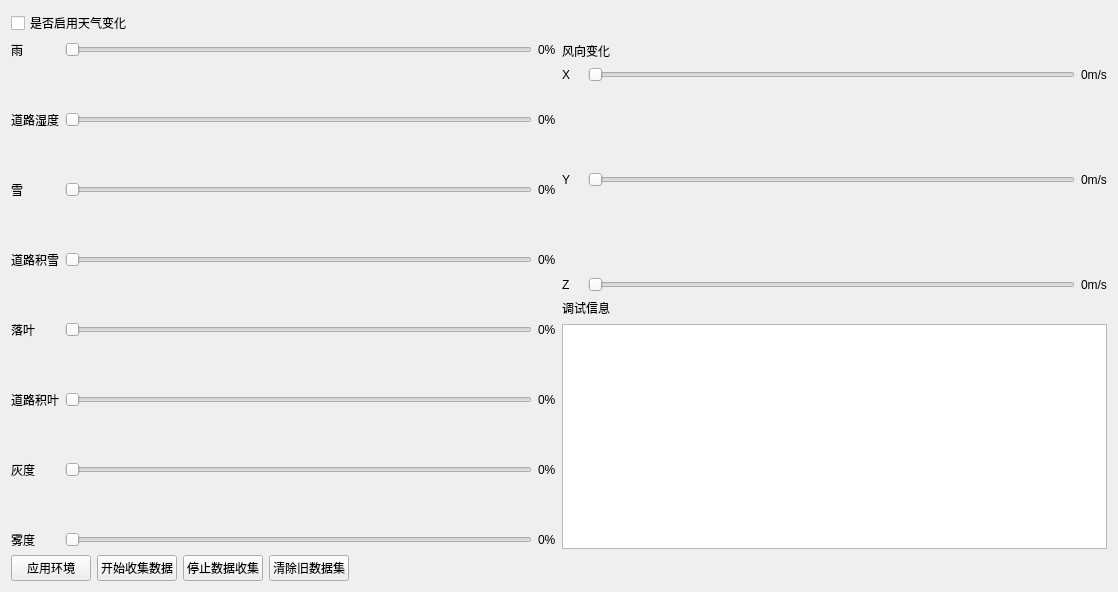
     <widget class="QWidget" name="tab_1">
      <attribute name="title">
       <string>生成仿真数据</string>
      </attribute>
      <layout class="QVBoxLayout" name="verticalLayout_5">
       <item>
        <layout class="QHBoxLayout" name="horizontalLayout_17">
         <item>
          <widget class="QCheckBox" name="boolweather">
           <property name="text">
            <string>是否启用天气变化</string>
           </property>
          </widget>
         </item>
         <item>
          <spacer name="horizontalSpacer_4">
           <property name="orientation">
            <enum>Qt::Horizontal</enum>
           </property>
           <property name="sizeHint" stdset="0">
            <size>
             <width>808</width>
             <height>20</height>
            </size>
           </property>
          </spacer>
         </item>
        </layout>
       </item>
       <item>
        <layout class="QHBoxLayout" name="horizontalLayout_16">
         <item>
          <layout class="QFormLayout" name="formLayout">
           <item row="0" column="0">
            <widget class="QLabel" name="label1">
             <property name="text">
              <string>雨</string>
             </property>
            </widget>
           </item>
           <item row="0" column="1">
            <layout class="QHBoxLayout" name="horizontalLayout_2">
             <item>
              <widget class="QSlider" name="horizontalSlider_1">
               <property name="orientation">
                <enum>Qt::Horizontal</enum>
               </property>
              </widget>
             </item>
             <item>
              <widget class="QLabel" name="label_rain_1">
               <property name="text">
                <string>0%</string>
               </property>
              </widget>
             </item>
            </layout>
           </item>
           <item row="1" column="0">
            <spacer name="verticalSpacer">
             <property name="orientation">
              <enum>Qt::Vertical</enum>
             </property>
             <property name="sizeHint" stdset="0">
              <size>
               <width>20</width>
               <height>40</height>
              </size>
             </property>
            </spacer>
           </item>
           <item row="2" column="0">
            <widget class="QLabel" name="label2">
             <property name="text">
              <string>道路湿度</string>
             </property>
            </widget>
           </item>
           <item row="2" column="1">
            <layout class="QHBoxLayout" name="horizontalLayout_3">
             <item>
              <widget class="QSlider" name="horizontalSlider_2">
               <property name="orientation">
                <enum>Qt::Horizontal</enum>
               </property>
              </widget>
             </item>
             <item>
              <widget class="QLabel" name="label_rain_2">
               <property name="text">
                <string>0%</string>
               </property>
              </widget>
             </item>
            </layout>
           </item>
           <item row="3" column="0">
            <spacer name="verticalSpacer_2">
             <property name="orientation">
              <enum>Qt::Vertical</enum>
             </property>
             <property name="sizeHint" stdset="0">
              <size>
               <width>20</width>
               <height>40</height>
              </size>
             </property>
            </spacer>
           </item>
           <item row="4" column="0">
            <widget class="QLabel" name="label3">
             <property name="text">
              <string>雪</string>
             </property>
            </widget>
           </item>
           <item row="4" column="1">
            <layout class="QHBoxLayout" name="horizontalLayout_4">
             <item>
              <widget class="QSlider" name="horizontalSlider_3">
               <property name="orientation">
                <enum>Qt::Horizontal</enum>
               </property>
              </widget>
             </item>
             <item>
              <widget class="QLabel" name="label_rain_3">
               <property name="text">
                <string>0%</string>
               </property>
              </widget>
             </item>
            </layout>
           </item>
           <item row="5" column="0">
            <spacer name="verticalSpacer_3">
             <property name="orientation">
              <enum>Qt::Vertical</enum>
             </property>
             <property name="sizeHint" stdset="0">
              <size>
               <width>20</width>
               <height>40</height>
              </size>
             </property>
            </spacer>
           </item>
           <item row="6" column="0">
            <widget class="QLabel" name="label4">
             <property name="text">
              <string>道路积雪</string>
             </property>
            </widget>
           </item>
           <item row="6" column="1">
            <layout class="QHBoxLayout" name="horizontalLayout_5">
             <item>
              <widget class="QSlider" name="horizontalSlider_4">
               <property name="orientation">
                <enum>Qt::Horizontal</enum>
               </property>
              </widget>
             </item>
             <item>
              <widget class="QLabel" name="label_rain_4">
               <property name="text">
                <string>0%</string>
               </property>
              </widget>
             </item>
            </layout>
           </item>
           <item row="8" column="0">
            <widget class="QLabel" name="label5">
             <property name="text">
              <string>落叶</string>
             </property>
            </widget>
           </item>
           <item row="8" column="1">
            <layout class="QHBoxLayout" name="horizontalLayout_6">
             <item>
              <widget class="QSlider" name="horizontalSlider_5">
               <property name="orientation">
                <enum>Qt::Horizontal</enum>
               </property>
              </widget>
             </item>
             <item>
              <widget class="QLabel" name="label_rain_5">
               <property name="text">
                <string>0%</string>
               </property>
              </widget>
             </item>
            </layout>
           </item>
           <item row="10" column="0">
            <widget class="QLabel" name="label6">
             <property name="text">
              <string>道路积叶</string>
             </property>
            </widget>
           </item>
           <item row="10" column="1">
            <layout class="QHBoxLayout" name="horizontalLayout_7">
             <item>
              <widget class="QSlider" name="horizontalSlider_6">
               <property name="orientation">
                <enum>Qt::Horizontal</enum>
               </property>
              </widget>
             </item>
             <item>
              <widget class="QLabel" name="label_rain_6">
               <property name="text">
                <string>0%</string>
               </property>
              </widget>
             </item>
            </layout>
           </item>
           <item row="7" column="0">
            <spacer name="verticalSpacer_4">
             <property name="orientation">
              <enum>Qt::Vertical</enum>
             </property>
             <property name="sizeHint" stdset="0">
              <size>
               <width>20</width>
               <height>40</height>
              </size>
             </property>
            </spacer>
           </item>
           <item row="9" column="0">
            <spacer name="verticalSpacer_5">
             <property name="orientation">
              <enum>Qt::Vertical</enum>
             </property>
             <property name="sizeHint" stdset="0">
              <size>
               <width>20</width>
               <height>40</height>
              </size>
             </property>
            </spacer>
           </item>
           <item row="11" column="0">
            <spacer name="verticalSpacer_6">
             <property name="orientation">
              <enum>Qt::Vertical</enum>
             </property>
             <property name="sizeHint" stdset="0">
              <size>
               <width>20</width>
               <height>40</height>
              </size>
             </property>
            </spacer>
           </item>
           <item row="12" column="0">
            <widget class="QLabel" name="label7">
             <property name="text">
              <string>灰度</string>
             </property>
            </widget>
           </item>
           <item row="13" column="0">
            <spacer name="verticalSpacer_7">
             <property name="orientation">
              <enum>Qt::Vertical</enum>
             </property>
             <property name="sizeHint" stdset="0">
              <size>
               <width>20</width>
               <height>40</height>
              </size>
             </property>
            </spacer>
           </item>
           <item row="14" column="0">
            <widget class="QLabel" name="label8">
             <property name="text">
              <string>雾度</string>
             </property>
            </widget>
           </item>
           <item row="12" column="1">
            <layout class="QHBoxLayout" name="horizontalLayout_9">
             <item>
              <widget class="QSlider" name="horizontalSlider_7">
               <property name="orientation">
                <enum>Qt::Horizontal</enum>
               </property>
              </widget>
             </item>
             <item>
              <widget class="QLabel" name="label_rain_7">
               <property name="text">
                <string>0%</string>
               </property>
              </widget>
             </item>
            </layout>
           </item>
           <item row="14" column="1">
            <layout class="QHBoxLayout" name="horizontalLayout_10">
             <item>
              <widget class="QSlider" name="horizontalSlider_8">
               <property name="orientation">
                <enum>Qt::Horizontal</enum>
               </property>
              </widget>
             </item>
             <item>
              <widget class="QLabel" name="label_rain_8">
               <property name="text">
                <string>0%</string>
               </property>
              </widget>
             </item>
            </layout>
           </item>
          </layout>
         </item>
         <item>
          <layout class="QVBoxLayout" name="verticalLayout_4">
           <item>
            <layout class="QVBoxLayout" name="verticalLayout_2">
             <item>
              <layout class="QHBoxLayout" name="horizontalLayout_14">
               <item>
                <widget class="QLabel" name="label">
                 <property name="text">
                  <string>风向变化</string>
                 </property>
                </widget>
               </item>
               <item>
                <spacer name="horizontalSpacer_2">
                 <property name="orientation">
                  <enum>Qt::Horizontal</enum>
                 </property>
                 <property name="sizeHint" stdset="0">
                  <size>
                   <width>348</width>
                   <height>20</height>
                  </size>
                 </property>
                </spacer>
               </item>
              </layout>
             </item>
             <item>
              <layout class="QFormLayout" name="formLayout_2">
               <item row="0" column="0">
                <widget class="QLabel" name="X_lable">
                 <property name="text">
                  <string>X</string>
                 </property>
                </widget>
               </item>
               <item row="0" column="1">
                <layout class="QHBoxLayout" name="horizontalLayout_11">
                 <item>
                  <widget class="QSlider" name="horizontalSlider_9">
                   <property name="orientation">
                    <enum>Qt::Horizontal</enum>
                   </property>
                  </widget>
                 </item>
                 <item>
                  <widget class="QLabel" name="label_rain_9">
                   <property name="text">
                    <string>0m/s</string>
                   </property>
                  </widget>
                 </item>
                </layout>
               </item>
               <item row="2" column="0">
                <widget class="QLabel" name="Y_lable">
                 <property name="text">
                  <string>Y</string>
                 </property>
                </widget>
               </item>
               <item row="2" column="1">
                <layout class="QHBoxLayout" name="horizontalLayout_12">
                 <item>
                  <widget class="QSlider" name="horizontalSlider_10">
                   <property name="orientation">
                    <enum>Qt::Horizontal</enum>
                   </property>
                  </widget>
                 </item>
                 <item>
                  <widget class="QLabel" name="label_rain_10">
                   <property name="text">
                    <string>0m/s</string>
                   </property>
                  </widget>
                 </item>
                </layout>
               </item>
               <item row="4" column="0">
                <widget class="QLabel" name="Z_lable">
                 <property name="text">
                  <string>Z</string>
                 </property>
                </widget>
               </item>
               <item row="4" column="1">
                <layout class="QHBoxLayout" name="horizontalLayout_13">
                 <item>
                  <widget class="QSlider" name="horizontalSlider_11">
                   <property name="orientation">
                    <enum>Qt::Horizontal</enum>
                   </property>
                  </widget>
                 </item>
                 <item>
                  <widget class="QLabel" name="label_rain_11">
                   <property name="text">
                    <string>0m/s</string>
                   </property>
                  </widget>
                 </item>
                </layout>
               </item>
               <item row="1" column="0">
                <spacer name="verticalSpacer_8">
                 <property name="orientation">
                  <enum>Qt::Vertical</enum>
                 </property>
                 <property name="sizeHint" stdset="0">
                  <size>
                   <width>20</width>
                   <height>40</height>
                  </size>
                 </property>
                </spacer>
               </item>
               <item row="3" column="0">
                <spacer name="verticalSpacer_9">
                 <property name="orientation">
                  <enum>Qt::Vertical</enum>
                 </property>
                 <property name="sizeHint" stdset="0">
                  <size>
                   <width>20</width>
                   <height>40</height>
                  </size>
                 </property>
                </spacer>
               </item>
              </layout>
             </item>
            </layout>
           </item>
           <item>
            <layout class="QVBoxLayout" name="verticalLayout_3">
             <item>
              <layout class="QHBoxLayout" name="horizontalLayout_15">
               <item>
                <widget class="QLabel" name="label_2">
                 <property name="text">
                  <string>调试信息</string>
                 </property>
                </widget>
               </item>
               <item>
                <spacer name="horizontalSpacer_3">
                 <property name="orientation">
                  <enum>Qt::Horizontal</enum>
                 </property>
                 <property name="sizeHint" stdset="0">
                  <size>
                   <width>398</width>
                   <height>20</height>
                  </size>
                 </property>
                </spacer>
               </item>
              </layout>
             </item>
             <item>
              <widget class="QTextEdit" name="log"/>
             </item>
            </layout>
           </item>
          </layout>
         </item>
        </layout>
       </item>
       <item>
        <layout class="QHBoxLayout" name="horizontalLayout_18">
         <item>
          <widget class="QPushButton" name="apply">
           <property name="text">
            <string>应用环境</string>
           </property>
          </widget>
         </item>
         <item>
          <widget class="QPushButton" name="start">
           <property name="text">
            <string>开始收集数据</string>
           </property>
          </widget>
         </item>
         <item>
          <widget class="QPushButton" name="pushButton">
           <property name="text">
            <string>停止数据收集</string>
           </property>
          </widget>
         </item>
         <item>
          <widget class="QPushButton" name="pushButton_2">
           <property name="text">
            <string>清除旧数据集</string>
           </property>
          </widget>
         </item>
         <item>
          <spacer name="horizontalSpacer_5">
           <property name="orientation">
            <enum>Qt::Horizontal</enum>
           </property>
           <property name="sizeHint" stdset="0">
            <size>
             <width>758</width>
             <height>20</height>
            </size>
           </property>
          </spacer>
         </item>
        </layout>
       </item>
      </layout>
     </widget>
